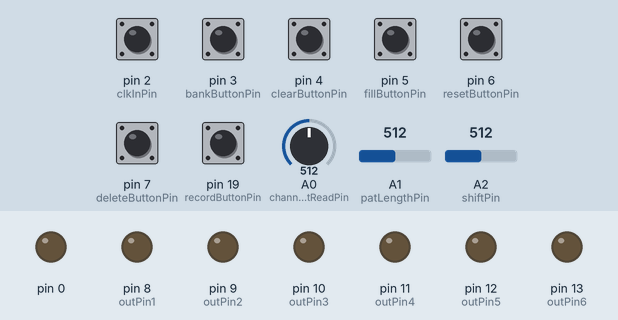
Simulated run of this sketch. Board: Arduino Uno, built with avr-gcc and run on an emulated ATmega328P. Parts: output pins drawn as LEDs (lit = HIGH). The inputs (shaded band) are chosen by the test bench; at power-on: pin 2 (clkInPin), pin 3 (bankButtonPin), pin 4 (clearButtonPin), pin 5 (fillButtonPin), pin 6 (resetButtonPin), pin 7 (deleteButtonPin), pin 19 (recordButtonPin) HIGH, A0 (channelPotReadPin) = 512, A1 (patLengthPin) = 512, A2 (shiftPin) = 512.

Above: at 2.3 s.
2.4 s: pin 3 (bankButtonPin) pulled LOW for 1 s
At 3.7 s:
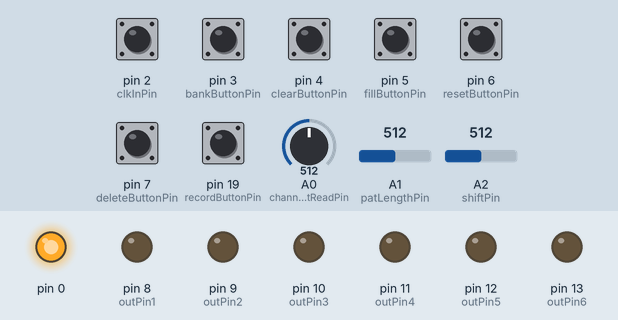
4.9 s: pin 3 (bankButtonPin) pulled LOW for 0.15 s
At 6.1 s:
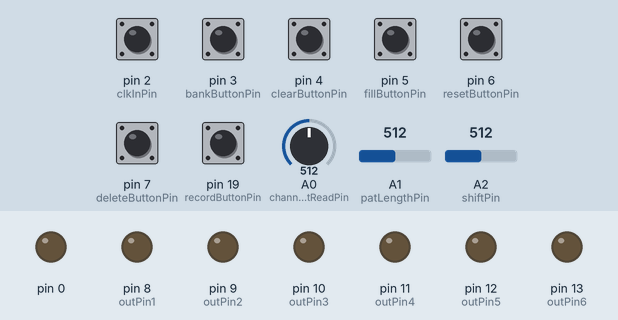
Timing chart, 0 to 7.9 s (numbered marks = the images above; inputs shaded):
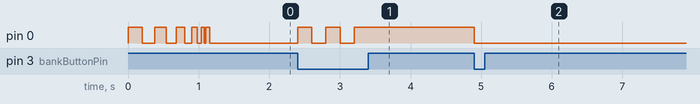

The sketch:

BIG_BUTTON_2.ino
```cpp
// Clock Input ... Pin 2 (available for "Interupts")
// Clear Button .. Pin 4 (clears the entire loop sequence for the current channel and bank)
// Delete Button . Pin 7 (deletes the current step for the current channel and bank)
// Bank Button ... Pin 3 (each channel has 2 banks where alternative patterns can be recored and stored. this button toggles the bank for the current channeL)
// Big Button .... Pin 19 (A5) (this is the record button!)
// Reset Button .. Pin 6 (resets the current channel and back to step 1)
// Fill Button ... Pin 5 (while held, it will continuously play the channel your on)

// Channel Select Switch .. Pin (A0) (selects the current channel, 1-6, to modify)
// Step Length Knob ....... Pin (A1) (sets the amount of steps for all channels, 1-32)
// Shift Knob ............. Pin (A2) (set the amount of steps to shift the output of the current channel)

// Output 1 ... Pin 8
// Output 2 ... Pin 9
// Output 3 ... Pin 10
// Output 4 ... Pin 11
// Output 5 ... Pin 12
// Output 6 ... Pin 13

const byte    debug = 0;           // if 1, run the Serial Monitor and debug program

unsigned long time = 0;
const byte    debounce = 200;

// CLOCK IN
// Declared as volatile as it is shared between the ISR and the main program.
const byte    clkInPin = 2;
volatile byte clkInState;

// BIG BUTTON aka Record Button
const byte recordButtonPin = 19;
byte       recordButtonState = 0;

// DELETE BUTTON
const byte deleteButtonPin = 7;
byte       deletebuttonState = 0;

// RESET BUTTON
const byte resetButtonPin = 6;
byte       resetButtonState = 0;

// FILL BUTTON
const byte fillButtonPin = 5;
byte       fillButtonState = 0;
byte       fillState[6] = {0,0,0,0,0,0};   // store whether the fill is on or off for each channel

// CLEAR BUTTON
const byte clearButtonPin = 4;
byte       clearButtonState = 0;

// BANK BUTTON
const byte bankButtonPin = 3;
byte       bankButtonState = 0;
byte       bankState[6] = {0,0,0,0,0,0};   // stores whether the bank is off or on (0 or 6) for each channel (which then selects the pattern sequence).

// CLOCK STUFF
byte       currentStep  = 0;    // sets the shared global 'current step', used in the 'delete' function. Previously 'looper'
byte       currentStep1 = 0;
byte       currentStep2 = 0;
byte       currentStep3 = 0;
byte       currentStep4 = 0;
byte       currentStep5 = 0;
byte       currentStep6 = 0;

// SHIFT STUFF
const byte shiftPin = A2;
int        shiftPotRead = 0;
byte       shiftValue = 0;       // Value of how many beats to shift (0-8) - prev "KnobValue"
byte       lastShiftValue = 0;
byte       shiftValue1 = 0;
byte       shiftValue2 = 0;
byte       shiftValue3 = 0;
byte       shiftValue4 = 0;
byte       shiftValue5 = 0;
byte       shiftValue6 = 0;

// PATERN LENGTH STUFF
const byte patLengthPin = A1;
int        patLengthPotRead = 0;
byte       steps = 0;             // length of sequence (1 - 32 steps)

// CHANNEL SELECT STUFF
const byte channelPotReadPin = A0;
int        channelPotRead = 0;
byte       currentChannel = 0;    // current channel (0-5)
byte       lastChannel = 0;

// OUTPUTS
const byte outPin1 = 8;           // pins for trigger and LED outputs
const byte outPin2 = 9;
const byte outPin3 = 10;
const byte outPin4 = 11;
const byte outPin5 = 12;
const byte outPin6 = 13;
const byte bankLEDPin;               // pin TBD  for bank LED

// SEQUENCE ARRAY
/*  First dimension is the Channel / Bank combo (6 channels, each with 2 banks = 12 sequences)
 *  Second dimension is if the beat is on or off within that sequence. Each sequence can have up to 32 beats.
 *  Sequence[0]:  Channel 1, Bank Off
 *  Sequence[1]:  Channel 2, Bank Off
 *  Sequence[2]:  Channel 3, Bank Off
 *  Sequence[3]:  Channel 4, Bank Off
 *  Sequence[4]:  Channel 5, Bank Off
 *  Sequence[5]:  Channel 6, Bank Off
 *  Sequence[6]:  Channel 1, Bank On  //Note: bank ON is "+ 6" as 'current channel' (0-5) is used to determine sequence #
 *  Sequence[7]:  Channel 2, Bank On
 *  Sequence[8]:  Channel 3, Bank On
 *  Sequence[9]:  Channel 4, Bank On
 *  Sequence[10]: Channel 5, Bank On
 *  Sequence[11]: Channel 6, Bank On
 */
byte Sequence[12][32] = {
  {0,0,0,0,0,0,0,0,0,0,0,0,0,0,0,0,0,0,0,0,0,0,0,0,0,0,0,0,0,0,0,0,},
  {0,0,0,0,0,0,0,0,0,0,0,0,0,0,0,0,0,0,0,0,0,0,0,0,0,0,0,0,0,0,0,0,},
  {0,0,0,0,0,0,0,0,0,0,0,0,0,0,0,0,0,0,0,0,0,0,0,0,0,0,0,0,0,0,0,0,},
  {0,0,0,0,0,0,0,0,0,0,0,0,0,0,0,0,0,0,0,0,0,0,0,0,0,0,0,0,0,0,0,0,},
  {0,0,0,0,0,0,0,0,0,0,0,0,0,0,0,0,0,0,0,0,0,0,0,0,0,0,0,0,0,0,0,0,},
  {0,0,0,0,0,0,0,0,0,0,0,0,0,0,0,0,0,0,0,0,0,0,0,0,0,0,0,0,0,0,0,0,},
  {0,0,0,0,0,0,0,0,0,0,0,0,0,0,0,0,0,0,0,0,0,0,0,0,0,0,0,0,0,0,0,0,},
  {0,0,0,0,0,0,0,0,0,0,0,0,0,0,0,0,0,0,0,0,0,0,0,0,0,0,0,0,0,0,0,0,},
  {0,0,0,0,0,0,0,0,0,0,0,0,0,0,0,0,0,0,0,0,0,0,0,0,0,0,0,0,0,0,0,0,},
  {0,0,0,0,0,0,0,0,0,0,0,0,0,0,0,0,0,0,0,0,0,0,0,0,0,0,0,0,0,0,0,0,},
  {0,0,0,0,0,0,0,0,0,0,0,0,0,0,0,0,0,0,0,0,0,0,0,0,0,0,0,0,0,0,0,0,},
  {0,0,0,0,0,0,0,0,0,0,0,0,0,0,0,0,0,0,0,0,0,0,0,0,0,0,0,0,0,0,0,0,},
 };

// FUN BLINKY ON STARTUP
void startupLEDSequence(){
  digitalWrite(bankLEDPin , HIGH); //this could go in a function, be redesigned for channel LEDs
  delay(200);
  digitalWrite(bankLEDPin , LOW);
  delay(180);
  digitalWrite(bankLEDPin , HIGH);
  delay(160);
  digitalWrite(bankLEDPin , LOW);
  delay(140);
  digitalWrite(bankLEDPin , HIGH);
  delay(120);
  digitalWrite(bankLEDPin , LOW);
  delay(100);
  digitalWrite(bankLEDPin , HIGH);
  delay(80);
  digitalWrite(bankLEDPin , LOW);
  delay(60);
  digitalWrite(bankLEDPin , HIGH);
  delay(40);
  digitalWrite(bankLEDPin , LOW);
  delay(20);
  digitalWrite(bankLEDPin , HIGH);
  delay(60);
  digitalWrite(bankLEDPin , LOW);
}

//  isr() - or Interupt Service Routine - quickly handle interrupts from the clock input
//  See "attachInterrupt" in Setup
//  If clock input is triggered (rising edge), set the reading of clock in to be HIGH
void isr()
{
  clkInState = HIGH;
}

void debuger(){
  if (debug == 1){
  Serial.print("Clock In = ");
  Serial.println(clkInState);

  /*
   * Serial.print("Big Button = ");
   * Serial.print(recordButtonState);
   * Serial.print("  Bank Button = ");
   * Serial.print(ButtonBankSelectState[BankArrayNumber]);
   * Serial.print("  Clear Button = ");
   * Serial.print(clearButtonState);
   * Serial.print("  Fill Button = ");
   * Serial.print(fillButtonState);
   * Serial.print("  Reset Button = ");
   * Serial.print(resetButtonState);
   * Serial.print("  Delete Button = ");
   * Serial.println(DeleteButtonState);
   */

  // POT TESTING
  Serial.print("Current Channel = ");
  Serial.print(currentChannel);
  Serial.print("  Beat Shift = ");
  Serial.print(shiftValue);           // Should be between 0 - 8
  Serial.print("  Steps = ");
  Serial.println(steps);             // Should be between 1 - 32
  }
}


void setup() {
  pinMode(outPin1,OUTPUT);
  pinMode(outPin2,OUTPUT);
  pinMode(outPin3,OUTPUT);
  pinMode(outPin4,OUTPUT);
  pinMode(outPin5,OUTPUT);
  pinMode(outPin6,OUTPUT);
  pinMode(bankLEDPin , OUTPUT);
  pinMode(clkInPin, INPUT);     //SHOULDNT USE PULLUP as Clock input is high (use hardware pulldown)
  pinMode(recordButtonPin,INPUT_PULLUP);
  pinMode(deleteButtonPin,INPUT_PULLUP);
  pinMode(clearButtonPin,INPUT_PULLUP);
  pinMode(bankButtonPin, INPUT_PULLUP);
  pinMode(resetButtonPin, INPUT_PULLUP);
  pinMode(fillButtonPin, INPUT_PULLUP);
  pinMode(patLengthPin, INPUT);  // pot to analog pin
  pinMode(shiftPin, INPUT);      // pot to analog pin

  // read pattern length pot value on start up
  // PUT THIS IN A FUNCTION
  patLengthPotRead = analogRead(patLengthPin);
  if(0<patLengthPotRead){steps= 1;}
  if(150<patLengthPotRead){steps= 2;}
  if(300<patLengthPotRead){steps= 4;}
  if(500<patLengthPotRead){steps= 8;}
  if(750<patLengthPotRead){steps=16;}
  if(1000<patLengthPotRead){steps=32;}

  startupLEDSequence();  // LED flashing start up sequence

  // Interupt Service Routine for Clock Input
  // Syntax: attachInterrupt(digitalPinToInterrupt(pin), ISR, mode)
  // ISR: the interupt service routine to call when the interupt occurs (when clock pin goes high)
  // Rising: trigger when the pin goes from low to high
  attachInterrupt(0, isr, RISING);

  // if debug mode is on, run the serial monitor
  if(debug == 1){Serial.begin(9600);}

} //END SETUP


void loop() {

  // Get button readings
  recordButtonState = digitalRead(recordButtonPin);
  deletebuttonState = digitalRead(deleteButtonPin);
  clearButtonState = digitalRead(clearButtonPin);
  resetButtonState = digitalRead(resetButtonPin);
  fillButtonState = digitalRead(fillButtonPin);
  bankButtonState = digitalRead(bankButtonPin);


  if(clkInState == HIGH) {
    currentStep  = (currentStep+1);
    currentStep1 = (currentStep1+1);
    currentStep2 = (currentStep2+1);
    currentStep3 = (currentStep3+1);
    currentStep4 = (currentStep4+1);
    currentStep5 = (currentStep5+1);
    currentStep6 = (currentStep6+1);

    // Output each channels sequence
    // when I moved out of if statement, it created longer duty cycles (fill would run into itself for each beat, leading to constant ON state)
    digitalWrite(outPin1,Sequence[0 + bankState[0]] [currentStep1 + shiftValue1] || fillState[0]); // Logical OR results in a true if either of the two operands is true.
    digitalWrite(outPin2,Sequence[1 + bankState[1]] [currentStep2 + shiftValue2] || fillState[1]);
    digitalWrite(outPin3,Sequence[2 + bankState[2]] [currentStep3 + shiftValue3] || fillState[2]);
    digitalWrite(outPin4,Sequence[3 + bankState[3]] [currentStep4 + shiftValue4] || fillState[3]);
    digitalWrite(outPin5,Sequence[4 + bankState[4]] [currentStep5 + shiftValue5] || fillState[4]);
    digitalWrite(outPin6,Sequence[5 + bankState[5]] [currentStep6 + shiftValue6] || fillState[5]);
    delay(10);              //do this with a time diff?
    digitalWrite(outPin1,LOW);
    digitalWrite(outPin2,LOW);
    digitalWrite(outPin3,LOW);
    digitalWrite(outPin4,LOW);
    digitalWrite(outPin5,LOW);
    digitalWrite(outPin6,LOW);

    clkInState = LOW;      // isr triggers on rising edge of clock signal. isr sets clkInState to be HIGH, we so need to set to LOW here.
  }


  // RECORD BUTTON - record the sequence of the current pattern
  if(recordButtonState == LOW && millis() - time > debounce) {
    // Sequence[currentChannel + bankState[currentChannel]] [currentStep1 + 1 + newShiftValue1] = 1;  -- tried it this way, but doesn't work with "shift" (currentStep is dif for each channel)
    if(currentChannel == 0) {Sequence[currentChannel + bankState[currentChannel]] [currentStep1 + 1 + shiftValue1] = 1;}
    else if(currentChannel == 1) {Sequence[currentChannel + bankState[currentChannel]] [currentStep2 + 1 + shiftValue2] = 1;}
    else if(currentChannel == 2) {Sequence[currentChannel + bankState[currentChannel]] [currentStep3 + 1 + shiftValue3] = 1;}
    else if(currentChannel == 3) {Sequence[currentChannel + bankState[currentChannel]] [currentStep4 + 1 + shiftValue4] = 1;}
    else if(currentChannel == 4) {Sequence[currentChannel + bankState[currentChannel]] [currentStep5 + 1 + shiftValue5] = 1;}
    else if(currentChannel == 5) {Sequence[currentChannel + bankState[currentChannel]] [currentStep6 + 1 + shiftValue6] = 1;}

    time = millis();
  }

  // Turn on Bank LED if bank is on for the current channel
  digitalWrite(bankLEDPin, bankState[currentChannel]);


  // BANK BUTTON
  // If the bank button is pressed set the bank state for the current channel to 6 if 0 and vice versa
  // Bank is 0 or 6 to add 6 to get the correct pattern (current channel + 6)
  if(bankButtonState == LOW && millis() - time > debounce){
     if(bankState[currentChannel] == 6){
        bankState[currentChannel] = 0;
        }
     else {
       bankState[currentChannel] = 6;
       }
     time = millis();
  }

  // SHIFT POT
  // Read the beat shift pot and determine how many beats to shift the pattern for the current channel
  shiftPotRead = analogRead(shiftPin);
    if(0 < shiftPotRead)   { shiftValue = 0;}
    if(127 < shiftPotRead) { shiftValue = 1;}
    if(254 < shiftPotRead) { shiftValue = 2;}
    if(383 < shiftPotRead) { shiftValue = 3;}
    if(511 < shiftPotRead) { shiftValue = 4;}
    if(638 < shiftPotRead) { shiftValue = 5;}
    if(767 < shiftPotRead) { shiftValue = 6;}
    if(895 < shiftPotRead) { shiftValue = 7;}
    if(1000 < shiftPotRead){ shiftValue = 8;}

  // if the shift value changes, set the new shift value for the current channel
  if(shiftValue != lastShiftValue){
    if(currentChannel == 0) {shiftValue1 = shiftValue;}
    if(currentChannel == 1) {shiftValue2 = shiftValue;}
    if(currentChannel == 2) {shiftValue3 = shiftValue;}
    if(currentChannel == 3) {shiftValue4 = shiftValue;}
    if(currentChannel == 4) {shiftValue5 = shiftValue;}
    if(currentChannel == 5) {shiftValue6 = shiftValue;}
    }


  // CHANNEL SELECT POT
  channelPotRead= analogRead(channelPotReadPin);
  if(20>channelPotRead)  {currentChannel = 0;}
  if(170<channelPotRead) {currentChannel = 1;}
  if(240<channelPotRead) {currentChannel = 2;}
  if(420<channelPotRead) {currentChannel = 3;}
  if(750<channelPotRead) {currentChannel = 4;}
  if(1000<channelPotRead){currentChannel = 5;}


  // CLEAR PATTERN BUTTON
  // If the clear button is pressed, remove all triggers from the current pattern
  if(clearButtonState == LOW){
    for(int i = 1; i<32; i++){
    Sequence[currentChannel + bankState[currentChannel]][i] = 0;
    }
  }

  // FILL BUTTON
  // If the fill button pressed, the current channel should go in to fill mode
  // Fill can only be on one channel at a time
  if(fillButtonState == LOW){
    fillState[currentChannel] = 1;
    if(currentChannel != lastChannel){
        fillState[lastChannel] = 0;
        }
      }
  else {fillState[currentChannel] = 0;}

  // DELETE BUTTON
  // If the delete button is pressed, do set step of the current pattern to be 0
  if(deletebuttonState == LOW && millis() - time > debounce){
    Sequence[currentChannel + bankState[currentChannel]][currentStep+1] = 0;
    time = millis();
    }

  // RESET BUTTON
  // If the reset button is pressed, set the current steps to 0 (start from step 1 of the patterns)
  if(resetButtonState == LOW && millis() - time > debounce) {
    currentStep = 0;
    currentStep1 = 0;
    currentStep2 = 0;
    currentStep3 = 0;
    currentStep4 = 0;
    currentStep5 = 0;
    currentStep6 = 0;
    time = millis();
   }

  // Determine how many steps the looping pattern is
  patLengthPotRead = analogRead(patLengthPin);
  if(0<patLengthPotRead){steps= 1;}
  if(150<patLengthPotRead){steps= 2;}
  if(300<patLengthPotRead){steps= 4;}
  if(500<patLengthPotRead){steps= 8;}
  if(750<patLengthPotRead){steps=16;}
  if(1000<patLengthPotRead){steps=32;}

  //this bit starts the sequence over again
  if(currentStep >= steps) {currentStep = 0;}
  if((currentStep1  + shiftValue1) >= steps) {currentStep1 = 0;}
  if((currentStep2  + shiftValue2) >= steps) {currentStep2 = 0;}
  if((currentStep3  + shiftValue3) >= steps) {currentStep3 = 0;}
  if((currentStep4  + shiftValue4) >= steps) {currentStep4 = 0;}
  if((currentStep5  + shiftValue5) >= steps) {currentStep5 = 0;}
  if((currentStep6  + shiftValue6) >= steps) {currentStep6 = 0;}

  lastChannel = currentChannel;              //update the lastChannel, used for the Fill button
  lastShiftValue = shiftValue;

  debuger();

} // END LOOP
```

Measured:
- after the input at 2.4 s, pin 0: alternates HIGH for 0.20 s and LOW for 0.20 s, 5 changes in all, then stays HIGH, starting at once
- after the input at 4.9 s, pin 0: HIGH → LOW at once
